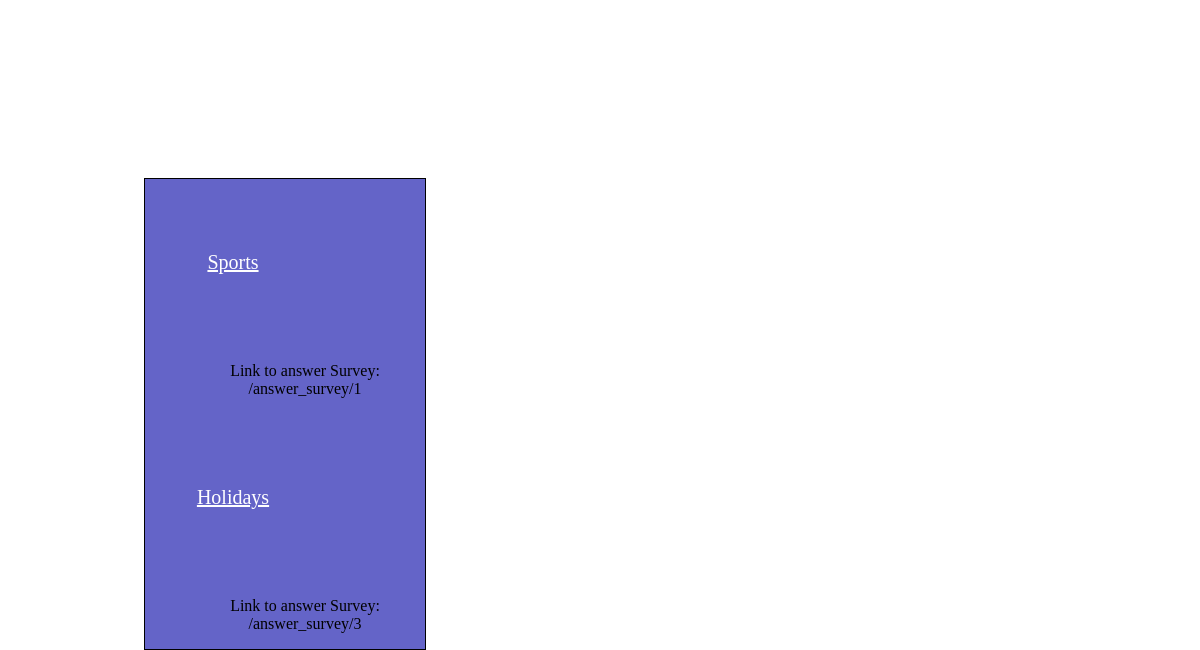
Page /user/101001111010011100100110111011001011111001 (lower part) on the earlier database version.
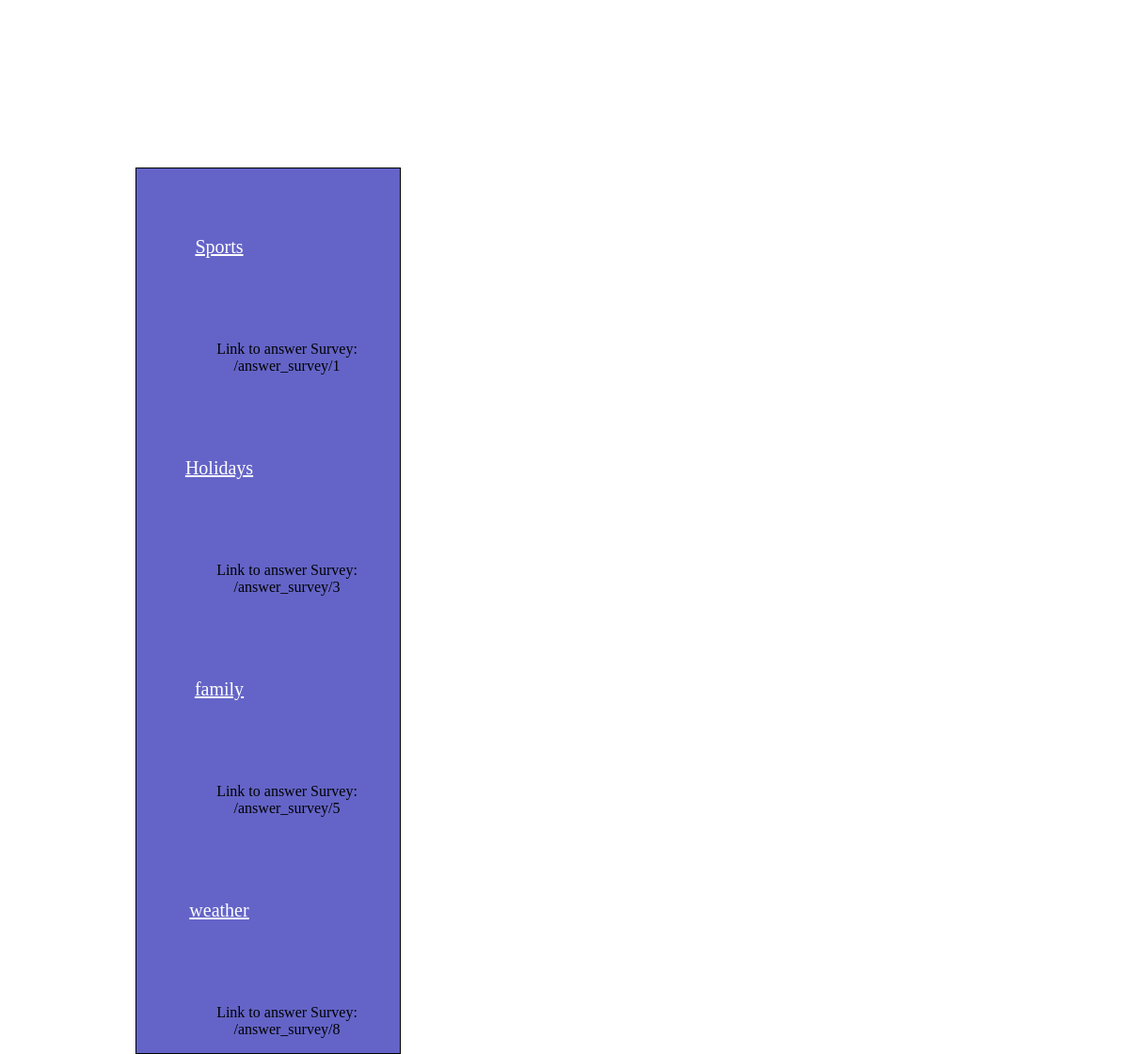
Same page on the later database version.
### website.py (models this page shows)
class Surveys(db.Model):
    id = db.Column(db.Integer, primary_key=True, unique=True, nullable=False)
    username = db.Column(db.String(100))
    survey_name = db.Column(db.String(255))
    survey_type = db.Column(db.String(10))

### website.py (the view)
@app.route("/user/<encrypted_username>", methods=['POST', 'GET'])
def user_page(encrypted_username):
    user = db.session.execute(
        "SELECT * FROM users WHERE encrypted_username='" + encrypted_username + "';")
    for i in user:
        items = dict(i)
    encrypted_name = items['encrypted_username']
    username = items['username']
    create_survey_link = "/user/" + encrypted_name + "/create_survey/"
    users_surveys = db.session.execute(
        "SELECT id, survey_name FROM surveys WHERE username='" + username + "';"
    )
    surveys = []
    for survey_id, survey in users_surveys:
        survey_link = url_for("answer_survey", survey_id=survey_id)
        surveys.append([survey_link, survey])
    return render_template("userhome.html", user=user, username=username,
                           items=items, create_survey_link=create_survey_link, surveys=surveys,
                           encrypted_username=encrypted_name)

### templates/userhome.html (shortened to what this page needs)
<!DOCTYPE html5>
<html>
<head>
	<link rel="stylesheet" href="{{ url_for('static', filename='stylesheets/userhome.css') }}">
</head>
<body>
	<div>
		<ul id='survey_list'>
			{% for survey in surveys %}
		<a href='/user/{{encrypted_username}}/survey_results/{{survey[1]}}'><ol id='{{survey[1]}}' class='survey_name'>{{survey[1]}}</ol></a>
		<p>Link to answer Survey: {{survey[0]}}</p>
			{%endfor%}
		</ul>
	</div>
</body>
</html>

### static/stylesheets/userhome.css (style rules this page uses)
html { max-width: 100%; font-family: verdana; }
body { display: flex; justify-content: center; }
a:visited, a:link { font-size: 20; color: white; }
#survey_list { position: absolute; text-align: center; margin: 90% 0% 0% -38%; background: rgba(100, 100, 200, 1); border: 1px solid black; width: 20%; }
ol { position: relative; padding: 30% 10% 30% 20%; width: 100%; margin-left: -50%; font-size: 20; }

Differences in the rows shown:
added Surveys: survey_name "family", id "/answer_survey/5"
added Surveys: survey_name "weather", id "/answer_survey/8"
